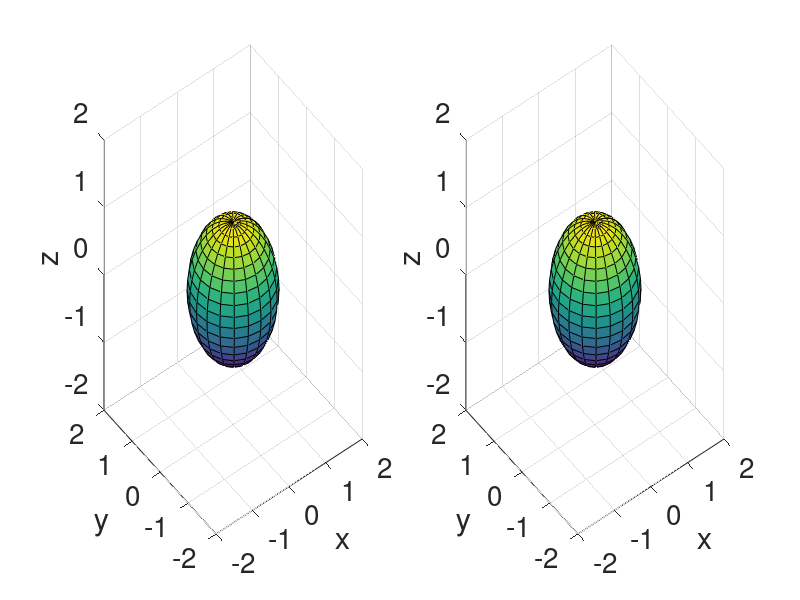

Write MATLAB code to recreate this figure. (Note: this script raises an error after producing the figure.)
clc; clear; close all;
% test normal and tangential vectors from TRAJHAP,
% gravity vector consistency with gravity and flow alignment
% the model has flow in the Z- direction for all cases
% gravity can be +Z -Z +X -X
%% set geometry
% happel sphere
AG = 1.0;
Xm0 = 0.0;
Ym0 = 0.0;
Zm0 = 0.0;
%
[xh,yh,zh] = sphere;
xh = xh*AG;
yh = yh*AG;
zh = zh*AG;
%
POROSITY = 0.5;
%% set gravity
FG = 1.5; % gravity magnitude
% gravity unit vector
EGX = 0;
EGY = 0;
EGZ = +1;
% gravity vector
FGX = FG*EGX;
FGY = FG*EGY;
FGZ = FG*EGZ;
%% prepare plot
figure(1)
subplot(1,2,1)
surf(xh,yh,zh)
dom = 2*AG;
axis([-dom dom -dom dom -dom dom])
xlabel('x');ylabel('y');zlabel('z');
set(gca,'FontSize',20)

hold on
subplot(1,2,2)
surf(xh,yh,zh)
dom = 2*AG;
axis([-dom dom -dom dom -dom dom])
xlabel('x');ylabel('y');zlabel('z');
set(gca,'FontSize',20)

hold on
%% particle location
% pc = 1 custom
% pc = 2 random
% pc =  3 multiple positions along a randomly located arc from z to -z
pc=3;
if pc==1
    % CUSTOM particle location
    X = 0.0;
    Y = 0.0;
    Z = 1;
    D = (X*X+Y*Y+Z*Z).^0.5;
    R = AG*1.4;
    X = X/D*R;
    Y = Y/D*R;
    Z = Z/D*R;
    np=1;
end
if pc==2
    % random particle location
    X = (rand*2-1);
    Y = (rand*2-1);
    Z = (rand*2-1);
    D = (X*X+Y*Y+Z*Z).^0.5;
    R = AG*1.4;
    X = X/D*R;
    Y = Y/D*R;
    Z = Z/D*R;
    np =1;
end
if pc==3
    % random orientation in XY plane
    ang = rand*2*pi;
    np = 5;
    % position vector length XYZ
    R = AG*1.4;
    % angles realtive to xy
    angz = linspace(pi/2,-pi/2,np);
    % z coordinates
    ZV = R*sin(angz);
    % calculate rxy vector
    RXY = (R.*R-ZV.*ZV).^0.5;
    % calculate components
    % along the same arc
    XV = RXY*cos(ang);
    YV = RXY*sin(ang);
end
%% flow field parameters
    %CALCULATE Happel sphere-in-cell model analytical streamline function parameters (from Rajagopalan & Tien, 1976)
    PP = (1-POROSITY)^(1.0/3.0);
    WW = 2.0-3.0*PP+3.0*PP^5.0-2.0*PP^6.0;
    K1 = 1/WW;
    K2 = -(3.0+2.0*PP^5.0)/WW;
    K3 = (2.0+3.0*PP^5.0)/WW;
    K4 = -PP^5.0/WW;
    % SLIP LENGTH
    B = 0.0;
    %FLUID SHELL RADIUS
    RB = AG/((1-POROSITY)^(1.0/3.0));
    % superficial velocity
    VSUP = 1.0;
for i=1:np
    if np>1
        X =XV(i);
        Y =YV(i);
        Z =ZV(i);
    end
    %% calculate Happel flow field and normal and tangential vectors
    [VxH1,VyH1,VzH1]= HAPPELFF (X,Y,Z,B,K1,K2,K3,K4,AG);
    %fluid velocity component are dimensionless, scaled via VSUP
    VX = VxH1*(VSUP);
    VY = VyH1*(VSUP);
    VZ = VzH1*(VSUP);
    %   CALCULATE NORMAL UNIT VECTORS (dictated by collector center)
    ENX = (X-Xm0)/R;
    ENY = (Y-Ym0)/R;
    ENZ = (Z-Zm0)/R ;
    % CALCULATE TANGENTIAL UNIT VECTORS  (dictated from flow field)
    % normal and tangetinal fluid velocities
    VN = VX*ENX+VY*ENY+VZ*ENZ;
    VNX = VN*ENX;
    VNY = VN*ENY;
    VNZ = VN*ENZ;
    VTX = VX-VNX;
    VTY = VY-VNY;
    VTZ = VZ-VNZ;
    VT = (VTX*VTX+VTY*VTY+VTZ*VTZ)^0.5;
    % tangential vectors
    ETX = VTX/VT;
    ETY = VTY/VT;
    ETZ = VTZ/VT;
    %% gravity calculate projection of gravity XYZ to normal/tangential
    [FGN,FGT,FGNX,FGNY,FGNZ,FGTX,FGTY,FGTZ]= HFUNGVECT(FG,EGX,EGY,EGZ,ENX,ENY,ENZ,ETX,ETY,ETZ);
    %% prepare plot arrays
    % arrays for quiver3 plot
    % NORMAL components
    EN = [X Y Z ENX 0   0;
          X Y Z 0   ENY 0;
          X Y Z 0   0   ENZ];
    % TANGENTIAL components
    ET = [X Y Z ETX 0   0;
          X Y Z 0   ETY 0;
          X Y Z 0   0   ETZ];
    % GRAVITY components normal
    VFGN = [X Y Z FGNX 0    0;
            X Y Z 0    FGNY 0;
            X Y Z 0    0    FGNZ];    
    % GRAVITY components tangential
    VFGT = [X Y Z FGTX 0    0;
            X Y Z 0    FGTY 0;
            X Y Z 0    0    FGTZ];        
    %% plot
    
    figure (1)
    subplot(1,2,1)
    plot3(X,Y,Z,'ok','MarkerFaceColor','r')
    axis square
    %unit vectors
    lw = 1.5; % line width
    sc = 0.3; % scale
    %normals
    quiver3(X,Y,Z,ENX,ENY,ENZ,sc,'-r','linewidth',lw)
    quiver3(EN(:,1),EN(:,2),EN(:,3),EN(:,4),EN(:,5),EN(:,6),sc,'-r','linewidth',lw)
    %tangentials
    quiver3(X,Y,Z,ETX,ETY,ETZ,sc,'-b','linewidth',lw)
    quiver3(ET(:,1),ET(:,2),ET(:,3),ET(:,4),ET(:,5),ET(:,6),sc,'-b','linewidth',lw)
    %
    subplot(1,2,2)
    plot3(X,Y,Z,'ok','MarkerFaceColor','r')
    axis square
    %unit vectors
    lw = 2.0; % line width
    sc = 0.3; % scale
    % gravity vector
    quiver3(X,Y,Z,FGX,FGY,FGZ,sc,'--k','linewidth',lw)
    %normal axis
    quiver3(X,Y,Z,ENX,ENY,ENZ,sc,'-r','linewidth',lw)
    %gravity on normal
    quiver3(X,Y,Z,FGNX,FGNY,FGNZ,sc,'--g','linewidth',lw)
    %quiver3(EN(:,1),EN(:,2),EN(:,3),EN(:,4),EN(:,5),EN(:,6),sc,'-r','linewidth',lw)
    %tangential axis
    quiver3(X,Y,Z,ETX,ETY,ETZ,sc,'-b','linewidth',lw)
    %gravity on tangential
    quiver3(X,Y,Z,FGTX,FGTY,FGTZ,sc,'--g','linewidth',lw)
    %quiver3(ET(:,1),ET(:,2),ET(:,3),ET(:,4),ET(:,5),ET(:,6),sc,'-b','linewidth',lw)
end
